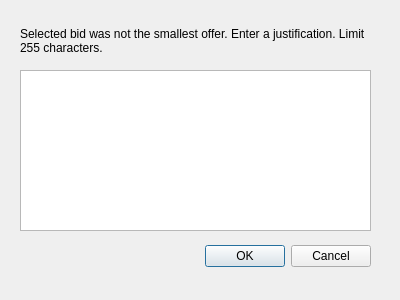
<?xml version="1.0" encoding="UTF-8"?>
<ui version="4.0">
 <class>Dialog</class>
 <widget class="QDialog" name="Dialog">
  <property name="geometry">
   <rect>
    <x>0</x>
    <y>0</y>
    <width>400</width>
    <height>300</height>
   </rect>
  </property>
  <property name="windowTitle">
   <string>Dialog</string>
  </property>
  <widget class="QDialogButtonBox" name="buttonBox">
   <property name="geometry">
    <rect>
     <x>30</x>
     <y>240</y>
     <width>341</width>
     <height>32</height>
    </rect>
   </property>
   <property name="orientation">
    <enum>Qt::Horizontal</enum>
   </property>
   <property name="standardButtons">
    <set>QDialogButtonBox::Cancel|QDialogButtonBox::Ok</set>
   </property>
  </widget>
  <widget class="QLabel" name="label">
   <property name="geometry">
    <rect>
     <x>20</x>
     <y>20</y>
     <width>351</width>
     <height>41</height>
    </rect>
   </property>
   <property name="text">
    <string>Selected bid was not the smallest offer. Enter a justification. Limit 255 characters.</string>
   </property>
   <property name="wordWrap">
    <bool>true</bool>
   </property>
  </widget>
  <widget class="QTextEdit" name="textEdit">
   <property name="geometry">
    <rect>
     <x>20</x>
     <y>70</y>
     <width>351</width>
     <height>161</height>
    </rect>
   </property>
  </widget>
 </widget>
 <resources/>
 <connections>
  <connection>
   <sender>buttonBox</sender>
   <signal>accepted()</signal>
   <receiver>Dialog</receiver>
   <slot>accept()</slot>
   <hints>
    <hint type="sourcelabel">
     <x>248</x>
     <y>254</y>
    </hint>
    <hint type="destinationlabel">
     <x>157</x>
     <y>274</y>
    </hint>
   </hints>
  </connection>
  <connection>
   <sender>buttonBox</sender>
   <signal>rejected()</signal>
   <receiver>Dialog</receiver>
   <slot>reject()</slot>
   <hints>
    <hint type="sourcelabel">
     <x>316</x>
     <y>260</y>
    </hint>
    <hint type="destinationlabel">
     <x>286</x>
     <y>274</y>
    </hint>
   </hints>
  </connection>
 </connections>
</ui>
